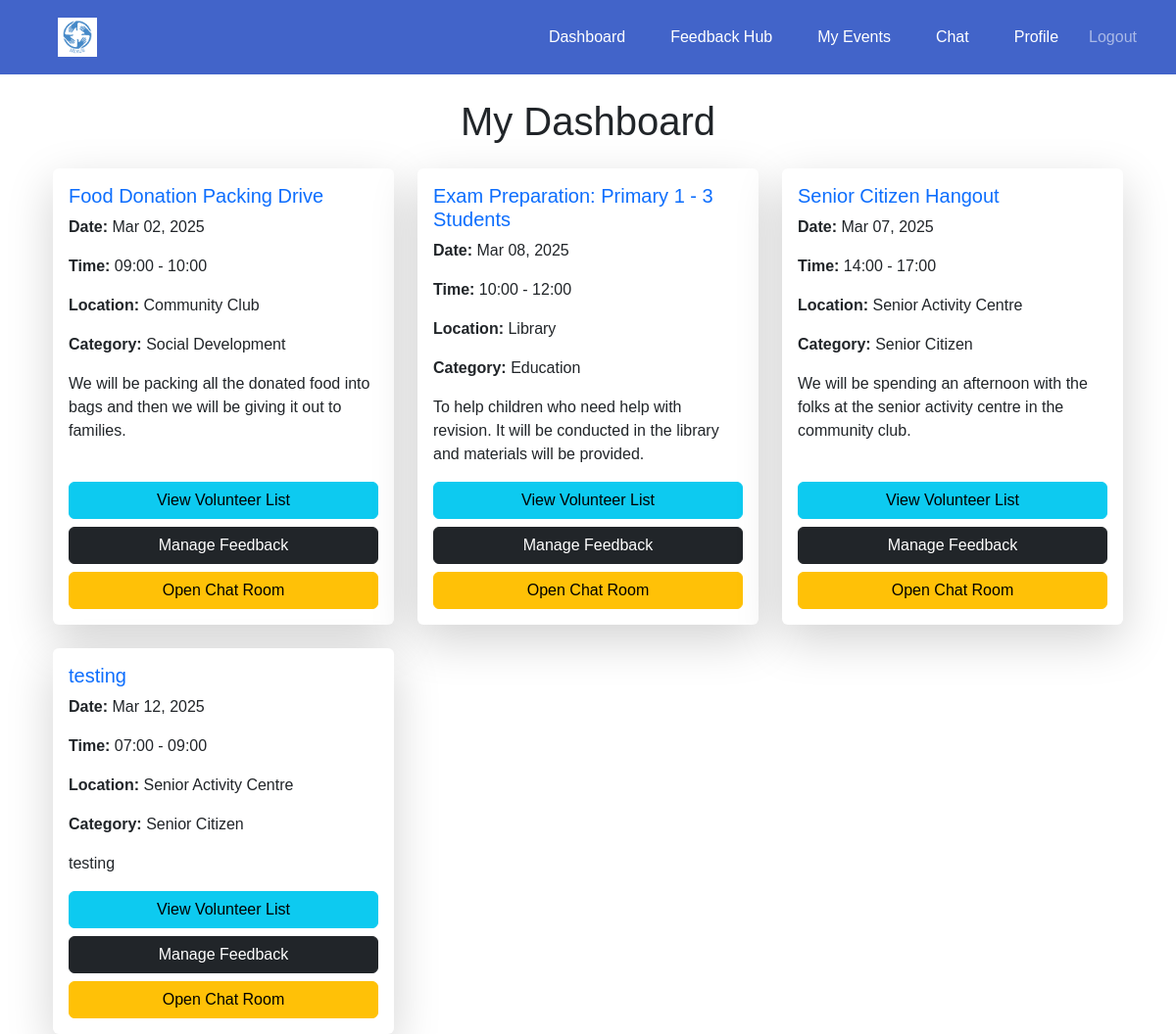
Page /events/dashboard/organisation/ (signed in) on the earlier database version.
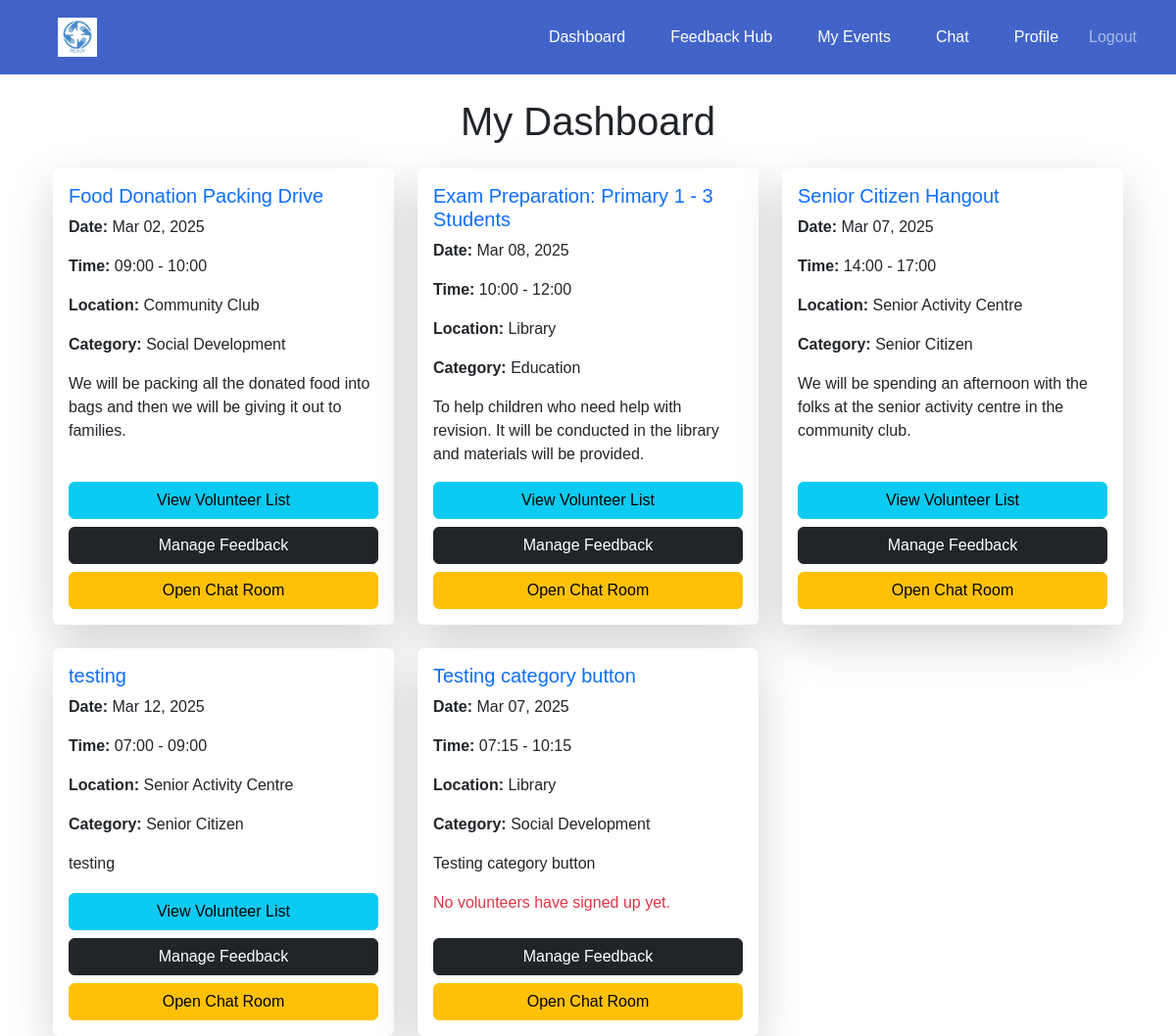
Same page on the later database version.
### events/models.py (models this page shows, shortened)
class Event(models.Model):
    CATEGORY_CHOICES = [
        ('education', 'Education'),
        ('social development', 'Social Development'),
        ('senior citizen', 'Senior Citizen'),
    ]
    organisation = models.ForeignKey(settings.AUTH_USER_MODEL, on_delete=models.CASCADE)
    name = models.CharField(max_length=255)
    description = models.TextField()
    date = models.DateTimeField()
    start_time = models.TimeField(default=time(9, 0))  # Default: 09:00 AM
    end_time = models.TimeField(default=time(17, 0))  # Default: 05:00 PM
    location = models.CharField(max_length=255)
    volunteers_needed = models.PositiveIntegerField()
    roles_responsibilities = models.TextField()
    category = models.CharField(max_length=50, choices=CATEGORY_CHOICES, blank=False, default='Education')

### events/views.py (the view)
# urls.py: path('dashboard/organisation/', views.organisation_dashboard, name='organisation_dashboard'),
@login_required
def organisation_dashboard(request):
    if request.user.user_type == 'organisation':
        events = Event.objects.filter(organisation=request.user)
        return render(request, 'events/organisation_dashboard.html', {'events': events})
    return redirect('home')

### events/templates/events/organisation_dashboard.html (shortened to what this page needs)
{% extends 'base.html' %}
{% block content %}
    <div class="container mt-4">
        <h1 class="mb-4 text-center">My Dashboard</h1>
        <div class="row g-4">
            {% for event in events %}
                <div class="col-md-6 col-lg-4">
                    <div class="card shadow-lg border-0 h-100">
                        <div class="card-body d-flex flex-column">
                            <h5 class="card-title text-primary">{{ event.name }}</h5>
                            <p class="card-text"><strong>Date:</strong> {{ event.date|date:"M d, Y" }}</p>
                            <p class="card-text"><strong>Time:</strong> {{ event.start_time|time:"H:i" }} - {{ event.end_time|time:"H:i" }}</p>
                            <p class="card-t ext"><strong>Location:</strong> {{ event.location }}</p>
                            <p class="card-text"><strong>Category:</strong> {{ event.get_category_display }}</p>
                            <p class="card-text flex-grow-1">{{ event.description }}</p>
                            <div class="d-grid gap-2 mt-auto">
                                {% if event.registered_volunteers.exists %}
                                    <a href="{% url 'events:volunteer_list' event.id %}" class="btn btn-info w-100">
                                        View Volunteer List
                                    </a>
                                {% else %}
                                    <p class="text-danger">No volunteers have signed up yet.</p>
                                {% endif %}
                                <a href="{% url 'events:feedback_event_page' event.id %}" class="btn btn-dark w-100">
                                    Manage Feedback
                                </a>
                                <a href="{% url 'chat:chat_room' event.id %}" class="btn btn-warning w-100">
                                    Open Chat Room
                                </a>
                            </div>
                        </div>
                    </div>
                </div>
            {% endfor %}
        </div>
    </div>
{% endblock %}

Differences in the rows shown:
added Event: name "Testing category button", date "Mar 07, 2025", start_time "07:15", end_time "10:15", location "Library", category "Social Development", description "Testing category button", shows "No volunteers have signed up yet."
